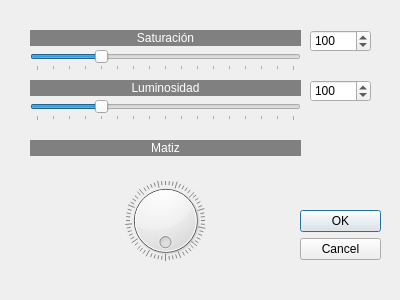
<?xml version="1.0" encoding="UTF-8"?>
<ui version="4.0">
 <class>Matsatlum</class>
 <widget class="QDialog" name="Matsatlum">
  <property name="geometry">
   <rect>
    <x>0</x>
    <y>0</y>
    <width>400</width>
    <height>300</height>
   </rect>
  </property>
  <property name="windowTitle">
   <string>Ajuste Matiz Saturación Luminosidad</string>
  </property>
  <widget class="QDialogButtonBox" name="buttonBox">
   <property name="geometry">
    <rect>
     <x>300</x>
     <y>210</y>
     <width>81</width>
     <height>71</height>
    </rect>
   </property>
   <property name="orientation">
    <enum>Qt::Vertical</enum>
   </property>
   <property name="standardButtons">
    <set>QDialogButtonBox::Cancel|QDialogButtonBox::Ok</set>
   </property>
  </widget>
  <widget class="QSpinBox" name="spinBox_2">
   <property name="geometry">
    <rect>
     <x>310</x>
     <y>80</y>
     <width>61</width>
     <height>22</height>
    </rect>
   </property>
   <property name="minimum">
    <number>0</number>
   </property>
   <property name="maximum">
    <number>400</number>
   </property>
   <property name="value">
    <number>100</number>
   </property>
  </widget>
  <widget class="QLabel" name="label_2">
   <property name="geometry">
    <rect>
     <x>30</x>
     <y>80</y>
     <width>271</width>
     <height>16</height>
    </rect>
   </property>
   <property name="styleSheet">
    <string notr="true">background-color: rgb(128, 128, 128);
color: rgb(255, 255, 255);</string>
   </property>
   <property name="text">
    <string>Luminosidad</string>
   </property>
   <property name="alignment">
    <set>Qt::AlignCenter</set>
   </property>
  </widget>
  <widget class="QSlider" name="horizontalSlider">
   <property name="geometry">
    <rect>
     <x>30</x>
     <y>50</y>
     <width>271</width>
     <height>21</height>
    </rect>
   </property>
   <property name="minimum">
    <number>0</number>
   </property>
   <property name="maximum">
    <number>400</number>
   </property>
   <property name="pageStep">
    <number>16</number>
   </property>
   <property name="value">
    <number>100</number>
   </property>
   <property name="orientation">
    <enum>Qt::Horizontal</enum>
   </property>
   <property name="tickPosition">
    <enum>QSlider::TicksBelow</enum>
   </property>
   <property name="tickInterval">
    <number>25</number>
   </property>
  </widget>
  <widget class="QSpinBox" name="spinBox">
   <property name="geometry">
    <rect>
     <x>310</x>
     <y>30</y>
     <width>61</width>
     <height>22</height>
    </rect>
   </property>
   <property name="suffix">
    <string/>
   </property>
   <property name="minimum">
    <number>0</number>
   </property>
   <property name="maximum">
    <number>400</number>
   </property>
   <property name="value">
    <number>100</number>
   </property>
  </widget>
  <widget class="QSlider" name="horizontalSlider_2">
   <property name="geometry">
    <rect>
     <x>30</x>
     <y>100</y>
     <width>271</width>
     <height>21</height>
    </rect>
   </property>
   <property name="minimum">
    <number>0</number>
   </property>
   <property name="maximum">
    <number>400</number>
   </property>
   <property name="value">
    <number>100</number>
   </property>
   <property name="orientation">
    <enum>Qt::Horizontal</enum>
   </property>
   <property name="tickPosition">
    <enum>QSlider::TicksBelow</enum>
   </property>
   <property name="tickInterval">
    <number>25</number>
   </property>
  </widget>
  <widget class="QLabel" name="label">
   <property name="geometry">
    <rect>
     <x>30</x>
     <y>30</y>
     <width>271</width>
     <height>16</height>
    </rect>
   </property>
   <property name="styleSheet">
    <string notr="true">background-color: rgb(128, 128, 128);
color: rgb(255, 255, 255);</string>
   </property>
   <property name="text">
    <string>Saturación</string>
   </property>
   <property name="alignment">
    <set>Qt::AlignCenter</set>
   </property>
  </widget>
  <widget class="QLabel" name="label_3">
   <property name="geometry">
    <rect>
     <x>30</x>
     <y>140</y>
     <width>271</width>
     <height>16</height>
    </rect>
   </property>
   <property name="styleSheet">
    <string notr="true">background-color: rgb(128, 128, 128);
color: rgb(255, 255, 255);</string>
   </property>
   <property name="text">
    <string>Matiz</string>
   </property>
   <property name="alignment">
    <set>Qt::AlignCenter</set>
   </property>
  </widget>
  <widget class="QDial" name="dial">
   <property name="geometry">
    <rect>
     <x>110</x>
     <y>180</y>
     <width>111</width>
     <height>81</height>
    </rect>
   </property>
   <property name="maximum">
    <number>255</number>
   </property>
   <property name="wrapping">
    <bool>true</bool>
   </property>
   <property name="notchTarget">
    <double>4.000000000000000</double>
   </property>
   <property name="notchesVisible">
    <bool>true</bool>
   </property>
  </widget>
 </widget>
 <resources/>
 <connections>
  <connection>
   <sender>buttonBox</sender>
   <signal>accepted()</signal>
   <receiver>Matsatlum</receiver>
   <slot>accept()</slot>
   <hints>
    <hint type="sourcelabel">
     <x>248</x>
     <y>254</y>
    </hint>
    <hint type="destinationlabel">
     <x>157</x>
     <y>274</y>
    </hint>
   </hints>
  </connection>
  <connection>
   <sender>buttonBox</sender>
   <signal>rejected()</signal>
   <receiver>Matsatlum</receiver>
   <slot>reject()</slot>
   <hints>
    <hint type="sourcelabel">
     <x>316</x>
     <y>260</y>
    </hint>
    <hint type="destinationlabel">
     <x>286</x>
     <y>274</y>
    </hint>
   </hints>
  </connection>
 </connections>
</ui>
